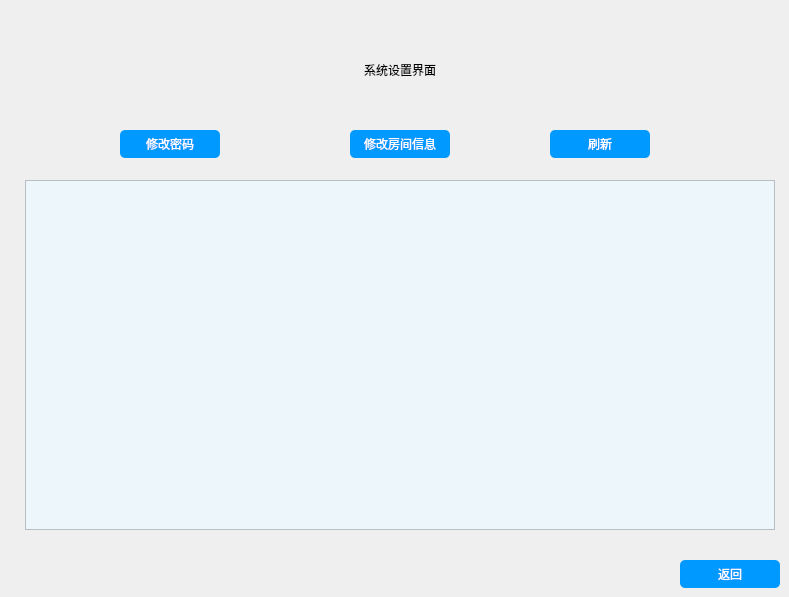
   <widget class="QWidget" name="pageSystemSet">
    <property name="styleSheet">
     <string notr="true">
QPushButton
{
        color: rgb(255, 255, 255);
background-color: rgb(0,153,255);
border-radius:5px
}

QTableView {
background-color:rgb(237,247,251);
}</string>
    </property>
    <widget class="QPushButton" name="btnSSBack">
     <property name="geometry">
      <rect>
       <x>680</x>
       <y>560</y>
       <width>100</width>
       <height>28</height>
      </rect>
     </property>
     <property name="text">
      <string>返回</string>
     </property>
    </widget>
    <widget class="QLabel" name="lblSys">
     <property name="geometry">
      <rect>
       <x>200</x>
       <y>30</y>
       <width>400</width>
       <height>80</height>
      </rect>
     </property>
     <property name="styleSheet">
      <string notr="true"/>
     </property>
     <property name="text">
      <string>系统设置界面</string>
     </property>
     <property name="alignment">
      <set>Qt::AlignCenter</set>
     </property>
    </widget>
    <widget class="QPushButton" name="btnChangePassword">
     <property name="geometry">
      <rect>
       <x>120</x>
       <y>130</y>
       <width>100</width>
       <height>28</height>
      </rect>
     </property>
     <property name="text">
      <string>修改密码</string>
     </property>
    </widget>
    <widget class="QPushButton" name="btnChangeRoomsInfo">
     <property name="geometry">
      <rect>
       <x>350</x>
       <y>130</y>
       <width>100</width>
       <height>28</height>
      </rect>
     </property>
     <property name="text">
      <string>修改房间信息</string>
     </property>
    </widget>
    <widget class="QTableView" name="tableViewRoom">
     <property name="geometry">
      <rect>
       <x>25</x>
       <y>180</y>
       <width>750</width>
       <height>350</height>
      </rect>
     </property>
    </widget>
    <widget class="QPushButton" name="btnRoomRefresh">
     <property name="geometry">
      <rect>
       <x>550</x>
       <y>130</y>
       <width>100</width>
       <height>28</height>
      </rect>
     </property>
     <property name="text">
      <string>刷新</string>
     </property>
    </widget>
   </widget>
